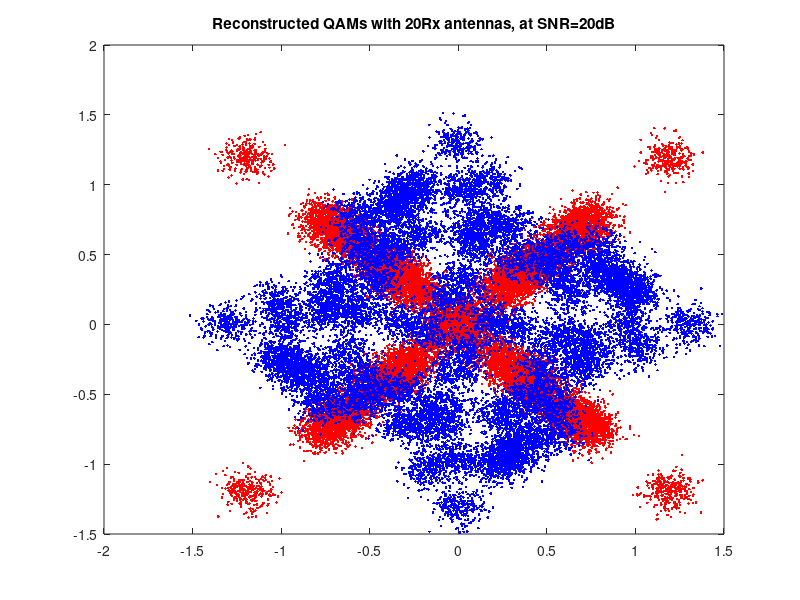

This chart was generated by the following MATLAB code:
close all; clear; clc; rng(1);

SNRdB = 20;

N=20;

NumPilots=100;
NumPayload=1000;

theta_deg=30;
x_desired=exp(-1i*pi*sin(theta_deg*pi/180)*[0:N-1].');

pilots=randsrc(1,NumPilots,[1+1i 1-1i -1+1i -1-1i])/sqrt(2);
s=randsrc(1,NumPayload,[1+1i 1-1i -1+1i -1-1i])/sqrt(2);

%Signal Generation
y_desired=x_desired*[pilots,s];

r=(randn(1,length([pilots,s]))+1i*randn(1,length([pilots,s])))/sqrt(2);

Noise=10^(-SNRdB/20)*(randn(size(y_desired))+1i*randn(size(y_desired)))/sqrt(2);
H=(rand(N,1)+rand(N,1)*1i).';
W=H';

txSigTR=(H.').*y_desired.*W;
txSig=(H.').*y_desired;

rxSigTR=txSigTR+Noise;
rxSig=txSig+Noise;

plot(rxSigTR,'r.');grid; hold on ;
plot(rxSig,'.b'); grid; hold on ;

title(['Reconstructed QAMs with ',num2str(N), 'Rx antennas, at SNR=',num2str(SNRdB),'dB'])